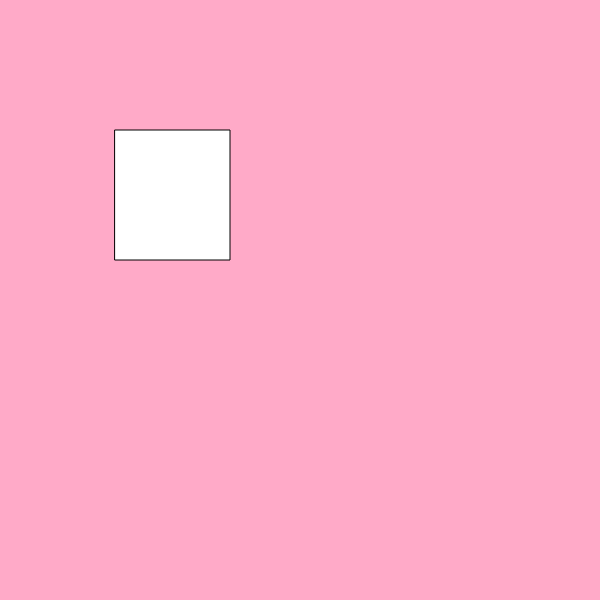
Frame 1 (no input)
Frame 60 (no input): identical to frame 1, image omitted
Frame 120 (the mouse pressed at the canvas centre since frame 60): identical to frame 1, image omitted

The p5.js sketch that drew this single still picture (run headless with seeded random() and noise() and a simulated clock; from frame 60 on, the mouse is pressed at the canvas centre):

// p5.js sketch
// ── sketch.js
function setup() {
  createCanvas(600, 600);
}

function draw() {
  background(255,170,200);
  rect( 115, 130, 115, 130) 
}
